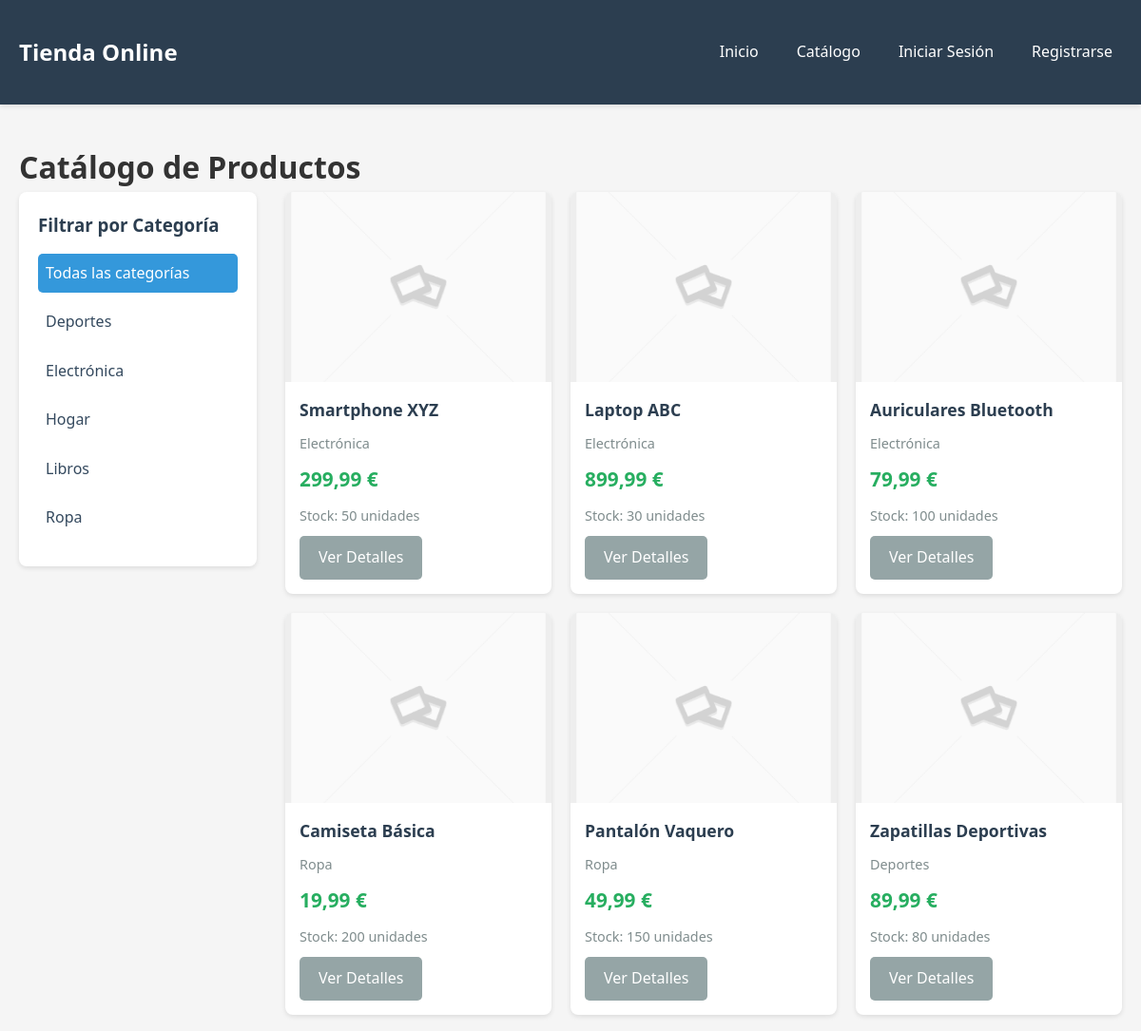
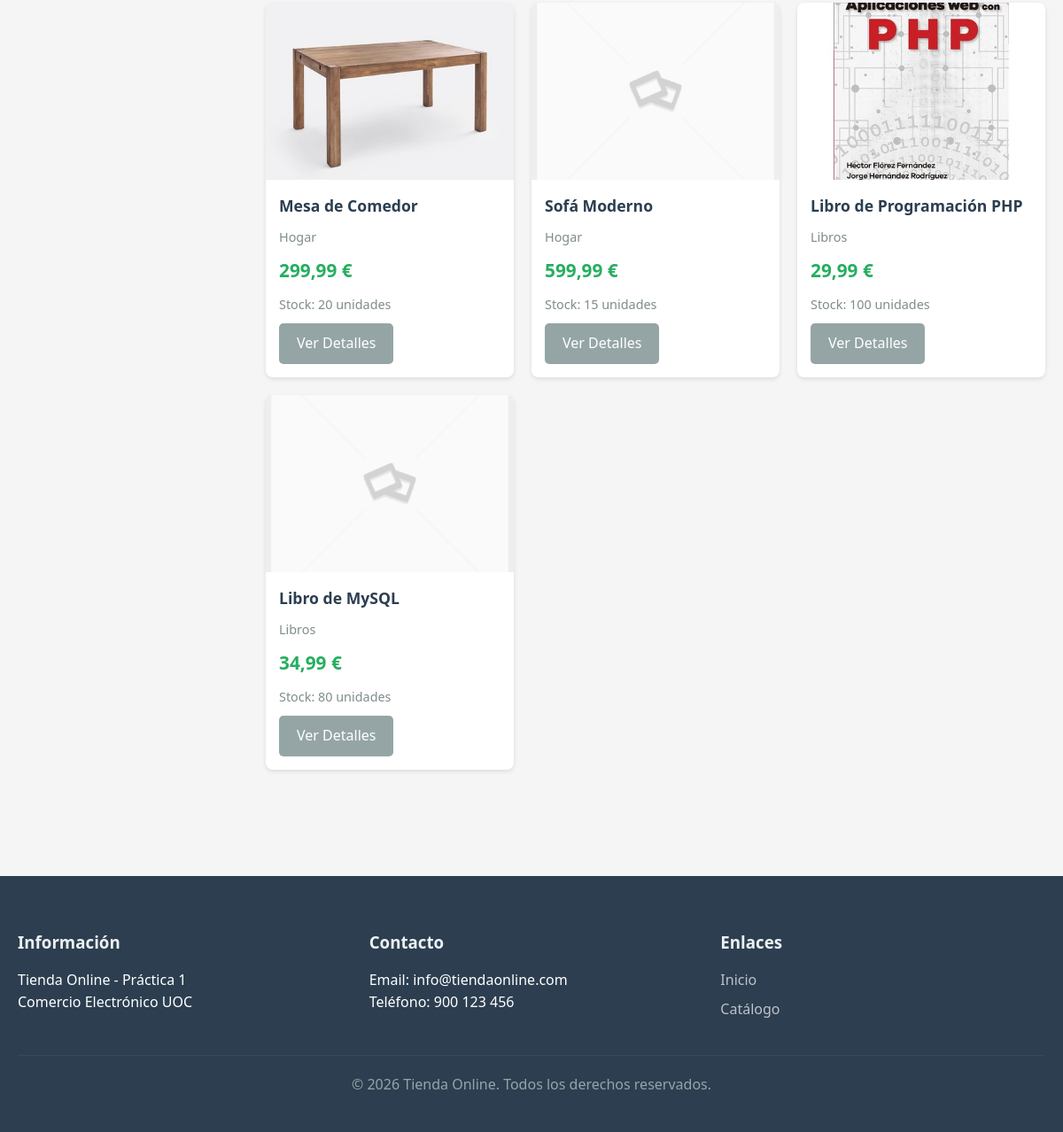
/catalogo.php, run on the app's committed database (2 pictures, top to bottom).
### tables this page shows
CREATE TABLE IF NOT EXISTS categorias (
    id INT AUTO_INCREMENT PRIMARY KEY,
    nombre VARCHAR(100) NOT NULL,
    descripcion TEXT,
    activa TINYINT(1) DEFAULT 1
);

CREATE TABLE IF NOT EXISTS productos (
    id INT AUTO_INCREMENT PRIMARY KEY,
    nombre VARCHAR(200) NOT NULL,
    descripcion TEXT,
    precio DECIMAL(10, 2) NOT NULL,
    stock INT DEFAULT 0,
    imagen VARCHAR(255),
    categoria_id INT,
    activo TINYINT(1) DEFAULT 1,
    fecha_creacion DATETIME DEFAULT CURRENT_TIMESTAMP,
    FOREIGN KEY (categoria_id) REFERENCES categorias(id) ON DELETE SET NULL,
    INDEX idx_categoria (categoria_id),
    INDEX idx_activo (activo)
);

### funciones/dao-productos.php (called while the page is built, shortened)
<?php
require_once __DIR__ . '/funciones.php';
function obtenerProductos($categoria_id = null) {
    $conexion = conectarDB();
    $sql = "SELECT p.*, c.nombre as categoria_nombre
            FROM productos p
            LEFT JOIN categorias c ON p.categoria_id = c.id
            WHERE p.activo = 1";
    $sql .= " ORDER BY p.fecha_creacion DESC";
    $resultado = $conexion->query($sql);
    $productos = [];
    if ($resultado && $resultado->num_rows > 0) {
        while ($fila = $resultado->fetch_assoc()) {
            $productos[] = $fila;
        }
    }
    return $productos;
}
function obtenerCategorias() {
    $conexion = conectarDB();
    $sql = "SELECT * FROM categorias WHERE activa = 1 ORDER BY nombre";
    $resultado = $conexion->query($sql);
    $categorias = [];
    if ($resultado && $resultado->num_rows > 0) {
        while ($fila = $resultado->fetch_assoc()) {
            $categorias[] = $fila;
        }
    }
    return $categorias;
}
?>

### funciones/funciones.php (called while the page is built, shortened)
<?php
function formatearPrecio($precio) {
    return number_format($precio, 2, ',', '.') . ' €';
}
?>

### catalogo.php (the view, shortened to what this page needs)
<?php
require_once __DIR__ . '/funciones/dao-productos.php';
$categoria_id = isset($_GET['categoria']) ? (int)$_GET['categoria'] : null;
$productos = obtenerProductos($categoria_id);
$categorias = obtenerCategorias();
include __DIR__ . '/includes/header.php';
?>
<div class="container">
    <h1>Catálogo de Productos</h1>
    <div class="catalogo-layout">
        <aside class="filtros">
            <h3>Filtrar por Categoría</h3>
            <ul class="lista-categorias">
                <li><a href="catalogo.php" class="<?php echo $categoria_id === null ? 'active' : ''; ?>">Todas las categorías</a></li>
                <?php foreach ($categorias as $categoria): ?>
                    <li>
                        <a href="catalogo.php?categoria=<?php echo $categoria['id']; ?>"
                           class="<?php echo $categoria_id == $categoria['id'] ? 'active' : ''; ?>">
                            <?php echo htmlspecialchars($categoria['nombre']); ?>
                        </a>
                    </li>
                <?php endforeach; ?>
            </ul>
        </aside>
        <div class="productos-grid">
            <?php if (empty($productos)): ?>
                <p class="mensaje-vacio">No hay productos disponibles en esta categoría.</p>
            <?php else: ?>
                <?php foreach ($productos as $producto): ?>
                    <div class="producto-card">
                        <div class="producto-imagen">
                            <?php if ($producto['imagen']): ?>
                                <img src="imagenes/<?php echo htmlspecialchars($producto['imagen']); ?>"
                                     alt="<?php echo htmlspecialchars($producto['nombre']); ?>"
                                     onerror="this.src='imagenes/placeholder.jpg'">
                            <?php else: ?>
                                <img src="imagenes/placeholder.jpg"
                                     alt="<?php echo htmlspecialchars($producto['nombre']); ?>">
                            <?php endif; ?>
                        </div>
                        <div class="producto-info">
                            <h3><a href="producto.php?id=<?php echo $producto['id']; ?>"><?php echo htmlspecialchars($producto['nombre']); ?></a></h3>
                            <p class="producto-categoria"><?php echo htmlspecialchars($producto['categoria_nombre'] ?? 'Sin categoría'); ?></p>
                            <p class="producto-precio"><?php echo formatearPrecio($producto['precio']); ?></p>
                            <p class="producto-stock">Stock: <?php echo $producto['stock']; ?> unidades</p>
                            <a href="producto.php?id=<?php echo $producto['id']; ?>" class="btn btn-secondary">Ver Detalles</a>
                        </div>
                    </div>
                <?php endforeach; ?>
            <?php endif; ?>
        </div>
    </div>
</div>
<?php include __DIR__ . '/includes/footer.php'; ?>

### css/estilos.css (style rules this page uses)
* { margin: 0; padding: 0; box-sizing: border-box; }
body { font-family: 'Segoe UI', Tahoma, Geneva, Verdana, sans-serif; line-height: 1.6; color: #333; background-color: #f5f5f5; }
.container { max-width: 1200px; margin: 0 auto; padding: 20px; }
.btn { display: inline-block; padding: 10px 20px; text-decoration: none; border: none; border-radius: 5px; cursor: pointer; font-size: 1rem; transition: all 0.3s; }
.btn-secondary { background-color: #95a5a6; color: white; }
.grid-productos, .productos-grid { display: grid; grid-template-columns: repeat(auto-fill, minmax(250px, 1fr)); gap: 20px; margin-bottom: 40px; }
.producto-card { background: white; border-radius: 8px; overflow: hidden; box-shadow: 0 2px 5px rgba(0,0,0,0.1); transition: transform 0.3s, box-shadow 0.3s; }
.producto-imagen { width: 100%; height: 200px; overflow: hidden; background-color: #ecf0f1; }
.producto-imagen img { width: 100%; height: 100%; object-fit: cover; }
.producto-info { padding: 15px; }
.producto-info h3 { margin-bottom: 10px; font-size: 1.1rem; }
.producto-info h3 a { color: #2c3e50; text-decoration: none; }
.producto-categoria { color: #7f8c8d; font-size: 0.9rem; margin-bottom: 5px; }
.producto-precio { font-size: 1.3rem; font-weight: bold; color: #27ae60; margin: 10px 0; }
.producto-stock { font-size: 0.9rem; color: #7f8c8d; margin-bottom: 10px; }
.catalogo-layout { display: grid; grid-template-columns: 250px 1fr; gap: 30px; }
.filtros { background: white; padding: 20px; border-radius: 8px; box-shadow: 0 2px 5px rgba(0,0,0,0.1); height: fit-content; }
.filtros h3 { margin-bottom: 15px; color: #2c3e50; }
.lista-categorias { list-style: none; }
.lista-categorias li { margin-bottom: 10px; }
.lista-categorias a { color: #34495e; text-decoration: none; display: block; padding: 8px; border-radius: 5px; transition: background-color 0.3s; }
.lista-categorias a:hover, .lista-categorias a.active { background-color: #3498db; color: white; }

### data on the page
categorias: nombre "Deportes"
categorias: nombre "Electrónica"
categorias: nombre "Hogar"
categorias: nombre "Libros"
categorias: nombre "Ropa"
productos: nombre "Smartphone XYZ", categoria.nombre "Electrónica", precio "299,99 €", stock "50"
productos: nombre "Laptop ABC", categoria.nombre "Electrónica", precio "899,99 €", stock "30"
productos: nombre "Auriculares Bluetooth", categoria.nombre "Electrónica", precio "79,99 €", stock "100"
productos: nombre "Camiseta Básica", categoria.nombre "Ropa", precio "19,99 €", stock "200"
productos: nombre "Pantalón Vaquero", categoria.nombre "Ropa", precio "49,99 €", stock "150"
productos: nombre "Zapatillas Deportivas", categoria.nombre "Deportes", precio "89,99 €", stock "80"
productos: imagen (picture), nombre "Mesa de Comedor", categoria.nombre "Hogar", precio "299,99 €", stock "20"
productos: nombre "Sofá Moderno", categoria.nombre "Hogar", precio "599,99 €", stock "15"
productos: imagen (picture), nombre "Libro de Programación PHP", categoria.nombre "Libros", precio "29,99 €", stock "100"
productos: nombre "Libro de MySQL", categoria.nombre "Libros", precio "34,99 €", stock "80"

### other printed values
APP_NAME "Tienda Online"
